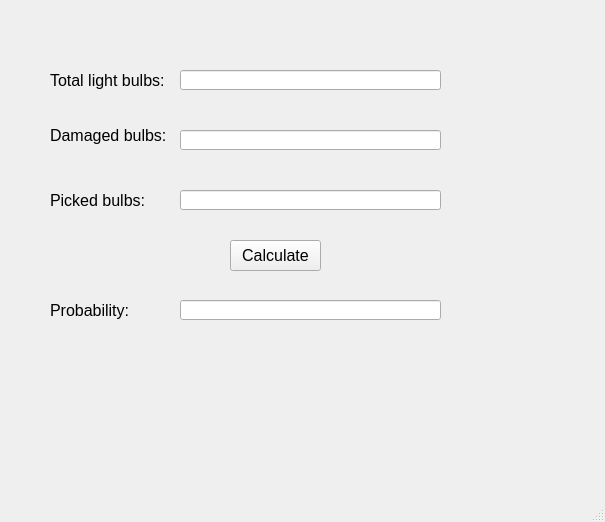
<?xml version="1.0" encoding="UTF-8"?>
<ui version="4.0">
 <class>MainWindow</class>
 <widget class="QMainWindow" name="MainWindow">
  <property name="geometry">
   <rect>
    <x>0</x>
    <y>0</y>
    <width>605</width>
    <height>522</height>
   </rect>
  </property>
  <property name="windowTitle">
   <string>MainWindow</string>
  </property>
  <widget class="QWidget" name="centralwidget">
   <widget class="QLabel" name="label">
    <property name="geometry">
     <rect>
      <x>50</x>
      <y>70</y>
      <width>131</width>
      <height>21</height>
     </rect>
    </property>
    <property name="font">
     <font>
      <pointsize>12</pointsize>
     </font>
    </property>
    <property name="text">
     <string>Total light bulbs:</string>
    </property>
   </widget>
   <widget class="QLabel" name="label_2">
    <property name="geometry">
     <rect>
      <x>50</x>
      <y>120</y>
      <width>121</width>
      <height>31</height>
     </rect>
    </property>
    <property name="font">
     <font>
      <pointsize>12</pointsize>
     </font>
    </property>
    <property name="text">
     <string>Damaged bulbs:</string>
    </property>
   </widget>
   <widget class="QLabel" name="label_3">
    <property name="geometry">
     <rect>
      <x>50</x>
      <y>190</y>
      <width>121</width>
      <height>21</height>
     </rect>
    </property>
    <property name="text">
     <string>&lt;html&gt;&lt;head/&gt;&lt;body&gt;&lt;p&gt;&lt;span style=&quot; font-size:12pt;&quot;&gt;Picked bulbs:&lt;/span&gt;&lt;/p&gt;&lt;/body&gt;&lt;/html&gt;</string>
    </property>
   </widget>
   <widget class="QLabel" name="label_4">
    <property name="geometry">
     <rect>
      <x>50</x>
      <y>300</y>
      <width>111</width>
      <height>21</height>
     </rect>
    </property>
    <property name="text">
     <string>&lt;html&gt;&lt;head/&gt;&lt;body&gt;&lt;p&gt;&lt;span style=&quot; font-size:12pt;&quot;&gt;Probability:&lt;/span&gt;&lt;/p&gt;&lt;/body&gt;&lt;/html&gt;</string>
    </property>
   </widget>
   <widget class="QLineEdit" name="lineEditTotalBulb">
    <property name="geometry">
     <rect>
      <x>180</x>
      <y>70</y>
      <width>261</width>
      <height>20</height>
     </rect>
    </property>
    <property name="font">
     <font>
      <pointsize>12</pointsize>
     </font>
    </property>
   </widget>
   <widget class="QLineEdit" name="lineEditDamaged">
    <property name="geometry">
     <rect>
      <x>180</x>
      <y>130</y>
      <width>261</width>
      <height>20</height>
     </rect>
    </property>
    <property name="font">
     <font>
      <pointsize>12</pointsize>
     </font>
    </property>
   </widget>
   <widget class="QLineEdit" name="lineEditPicked">
    <property name="geometry">
     <rect>
      <x>180</x>
      <y>190</y>
      <width>261</width>
      <height>20</height>
     </rect>
    </property>
    <property name="font">
     <font>
      <pointsize>12</pointsize>
     </font>
    </property>
   </widget>
   <widget class="QLineEdit" name="lineEditProbability">
    <property name="geometry">
     <rect>
      <x>180</x>
      <y>300</y>
      <width>261</width>
      <height>20</height>
     </rect>
    </property>
    <property name="font">
     <font>
      <pointsize>12</pointsize>
     </font>
    </property>
   </widget>
   <widget class="QPushButton" name="pushButtonCalculate">
    <property name="geometry">
     <rect>
      <x>230</x>
      <y>240</y>
      <width>91</width>
      <height>31</height>
     </rect>
    </property>
    <property name="font">
     <font>
      <pointsize>12</pointsize>
     </font>
    </property>
    <property name="text">
     <string>Calculate</string>
    </property>
   </widget>
  </widget>
  <widget class="QMenuBar" name="menubar">
   <property name="geometry">
    <rect>
     <x>0</x>
     <y>0</y>
     <width>605</width>
     <height>22</height>
    </rect>
   </property>
  </widget>
  <widget class="QStatusBar" name="statusbar"/>
 </widget>
 <resources/>
 <connections/>
</ui>
